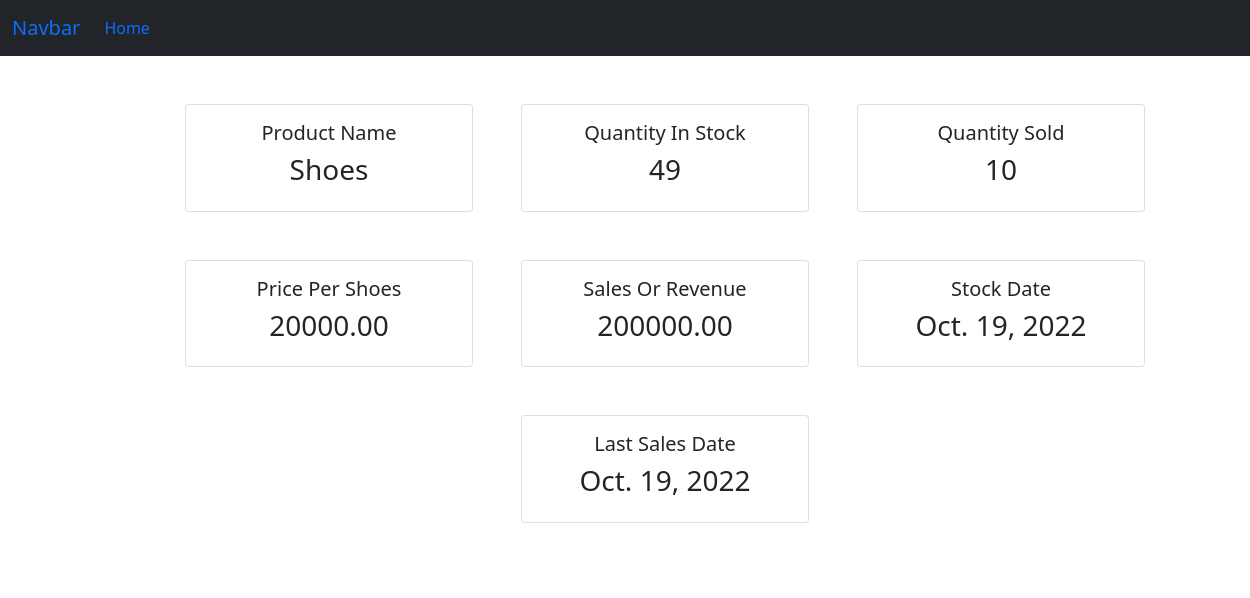
Before: /inventory/per_product/1 with the older database file.
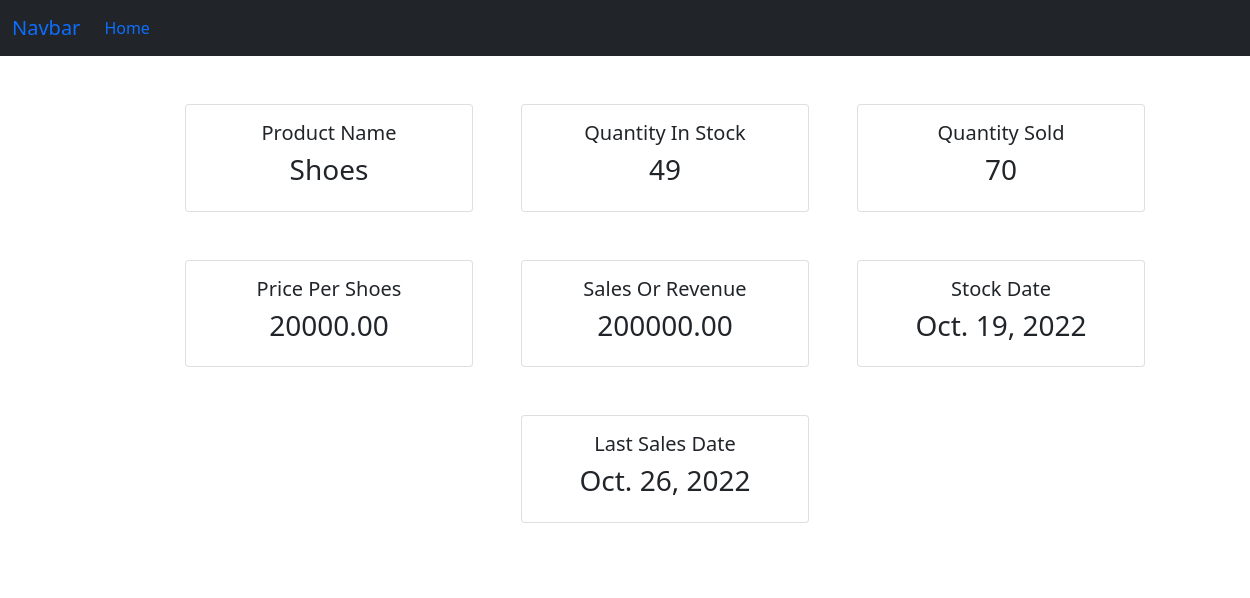
After: the same page with the newer database file.
### inventory/models.py (models this page shows, shortened)
class Inventory(models.Model):
    name=models.CharField(max_length=100,null='False',blank='False')
    cost_per_item=models.DecimalField(max_digits=18,decimal_places=2,null='False',blank='False')
    quantity_in_stock=models.IntegerField(null="False",blank="False")
    quantity_sold=models.IntegerField(null="False",blank="False")
    sales=models.DecimalField(max_digits=18,decimal_places=2,null='False',blank='False')
    stock_date=models.DateField(auto_now_add='True')
    last_sales_date=models.DateField(auto_now='True')

### inventory/views.py (the view)
# urls.py: path("per_product/<int:pk>", per_product_view,name="per_product")
def per_product_view(request, pk):
    inventory = get_object_or_404(Inventory, pk=pk)
    context = {
        'inventory':inventory
    }
    return render(request, "inventory/per_product.html", context=context)

### templates/inventory/per_product.html (shortened to what this page needs)
{% extends '../layout.html' %}
{% block content %}
  <div class="content-section">
    <div class="row mx-auto justify-content-center">
      <div class="card m-4" style="width: 18rem;">
        <div class="card-body">
          <h5 class="card-title text-center">Product Name</h5>
          <h3 class="text-center">{{ inventory.name }}</h6>
        </div>
      </div>
      <div class="card m-4" style="width: 18rem;">
        <div class="card-body">
          <h5 class="card-title text-center">Quantity In Stock</h5>
          <h3 class="text-center">{{ inventory.quantity_in_stock }}</h6>
        </div>
      </div>
      <div class="card m-4" style="width: 18rem;">
        <div class="card-body">
          <h5 class="card-title text-center">Quantity Sold</h5>
          <h3 class="text-center">{{ inventory.quantity_sold }}</h6>
        </div>
      </div>
      <div class="card m-4" style="width: 18rem;">
        <div class="card-body">
          <h5 class="card-title text-center">Price Per {{ inventory.name }}</h5>
          <h3 class="text-center">{{ inventory.cost_per_item }}</h6>
        </div>
      </div>
      <div class="card m-4" style="width: 18rem;">
        <div class="card-body">
          <h5 class="card-title text-center">Sales Or Revenue</h5>
          <h3 class="text-center">{{ inventory.sales }}</h6>
        </div>
      </div>
      <div class="card m-4" style="width: 18rem;">
        <div class="card-body">
          <h5 class="card-title text-center">Stock Date</h5>
          <h3 class="text-center">{{ inventory.stock_date }}</h6>
        </div>
      </div>
      <div class="card m-4" style="width: 18rem;">
        <div class="card-body">
          <h5 class="card-title text-center">Last Sales Date</h5>
          <h3 class="text-center">{{ inventory.last_sales_date }}</h6>
        </div>
      </div>
  </div>
</div>
{% endblock %}

Changed rows visible on the page:
changed Inventory "Shoes": quantity_sold "10" → "70"; last_sales_date "Oct. 19, 2022" → "Oct. 26, 2022"
